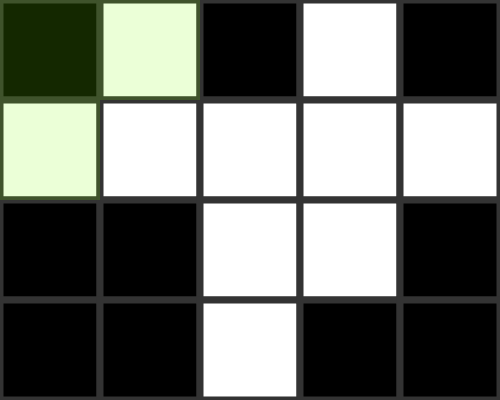
Frame 1 (no input)
Frame 60 (no input): identical to frame 1, image omitted
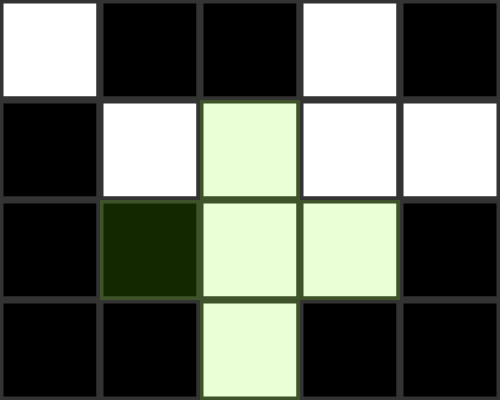
Frame 120 (the mouse pressed at the canvas centre since frame 60)

The p5.js sketch that drew these frames (run headless with seeded random() and noise() and a simulated clock; from frame 60 on, the mouse is pressed at the canvas centre):

// p5.js sketch
// ── sketch.js
// Puzzle game 
// Rapheal Oki
// 04/01/2023
//
// Extra for Experts:
// - describe what you did to take this project "above and beyond"

// varaiables and constants 
let grid; const NUM_COLS = 5; const NUM_ROWS = 4; let rectWidth = 100; let rectHeight = 100;
let row; let col; let pattern = "cross";

function setup() {
  createCanvas(rectWidth*NUM_COLS, rectHeight*NUM_ROWS);
  randomGrid();
  strokeWeight(7);
}

function randomGrid(){
  grid = new Array(NUM_ROWS);
  for(let i = 0; i<grid.length; i++){
    grid[i] = new Array(NUM_COLS);
  }
  for(let i = 0; i< grid.length; i++){
    for(let j = 0; j< grid[i].length; j++){
      let num = random();
      if(num>= 0.5){
        grid[i][j] = 0;
      }
      else{
        grid[i][j] = 255;
      }
    }


  }
}

function draw() {
  // background(220);
  col = getCurrentX();
  row = getCurrentY();
  draw_grid();
  if(Win()){ // check Condition for win and display win or not


    fill('#20463E');
    textSize(75);
    textAlign(CENTER);
    textStyle(BOLDITALIC);
    text("You Won",width/2,height/2);
   
  }
  overlay(getCurrentX()*rectWidth,getCurrentY()*rectHeight);
 

}
function overlay(x,y){
  noStroke();
  fill(125,255,0,40);
  rect(x,y,rectWidth);
 
  if (keyIsDown(SHIFT)){
    rect(x,y,rectWidth);
  }
  else if(pattern === "cross"){ //draw a cross pattern
    rect(x-rectWidth,y,rectWidth,rectHeight);
    rect(x+ rectWidth,y,rectWidth,rectHeight);
    rect(x,y-rectHeight,rectWidth,rectHeight);
    rect(x,y+rectHeight,rectWidth,rectHeight);
  }
  else{ // draw a square pattern
    rect(x+rectWidth,y,rectWidth,rectHeight);
    rect(x,y+rectHeight,rectWidth,rectHeight);
    rect(x+rectWidth,y+rectHeight,rectWidth,rectHeight);


  }
}
function mousePressed(){ // handle mouse clicked event and flip pattern
 
  if (keyIsDown(SHIFT)){
    flip(col,row);
  }
  else if(pattern === "square"){
    flip(col,row);
    if(col<NUM_COLS-1)flip(col+1,row);
    if(row<NUM_ROWS-1) flip(col,row+1);
    if(col<NUM_COLS-1 && row<NUM_ROWS-1 ) flip(col+1,row+1);
  }
  else{
    flip(col,row);
    if(row> 0) flip(col,row-1);
    if(col<NUM_COLS-1)flip(col+1,row);
    if(row<NUM_ROWS-1) flip(col,row+1);
    if(col>0) flip(col-1,row);    
  }
 
}
function keyPressed(){
  if(key === " "){
    pattern = pattern === "cross" ? "square" : "cross";
  }
}
function flip(x,y){
  if(grid[y][x]===0) grid[y][x] = 255;

  else grid[y][x] = 0;
}


function getCurrentX(){
  let constrainX = constrain(mouseX,0,width-1);
  return int(constrainX/rectWidth);
}
function getCurrentY(){
  let constrainY = constrain(mouseY,0,height-1);
  return int(constrainY/rectHeight);


}
function draw_grid(){
  for(let x = 0; x<NUM_COLS;x++){
    for(let y = 0; y<NUM_ROWS;y++){
      let fillValue = grid[y][x];
      stroke(51);
      fill(fillValue);
      rect(rectWidth*x,rectHeight*y,rectWidth,rectHeight);
    }

  }
}
function Win(){
  let sum = 0;
  for(let x = 0; x<NUM_COLS;x++){
    for(let y = 0; y<NUM_ROWS;y++){
      sum += grid[y][x];
    }
  }
  return sum === 0 || sum === 255 * NUM_COLS * NUM_ROWS;
}
